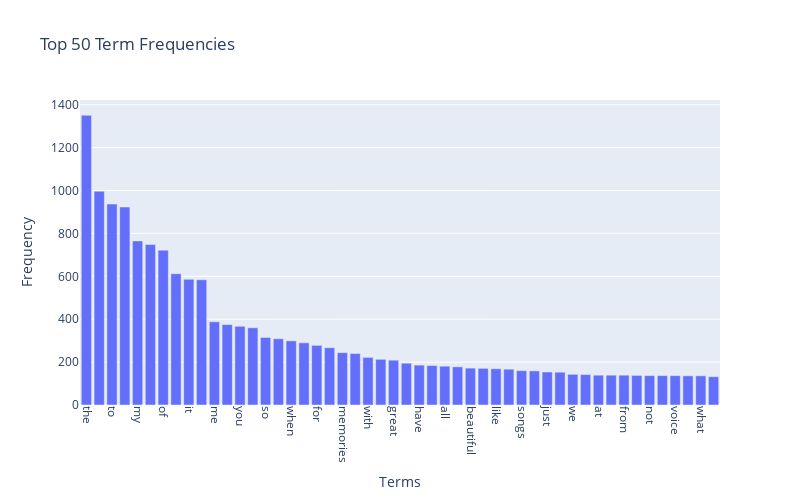

The cell this chart's notebook holds for it:
### Code cell
# Choose top 50 terms
import plotly.express as px
top_n_terms = 50

term_frequencies = np.asarray(X_counts.sum(axis=0))[0]
terms = count_vect.get_feature_names_out()
terms_with_freq = sorted(zip(terms, term_frequencies), key=lambda x: x[1], reverse=True)

top_terms = [term for term, freq in terms_with_freq[:top_n_terms]]
top_frequencies = [freq for term, freq in terms_with_freq[:top_n_terms]]

# Using Plotly 
df_plot = pd.DataFrame({"Term": top_terms, "Frequency": top_frequencies})

fig = px.bar(df_plot, x="Term", y="Frequency", title=f"Top {top_n_terms} Term Frequencies", 
             labels={"Term": "Terms", "Frequency": "Frequency"}, width=800, height=500)
fig.update_layout(xaxis=dict(tickangle=90))
fig.show()

### Figure 1 — Plotly figure (JSON) as saved in the notebook; plotly's stock layout.template omitted (floating-point values rounded to 4 significant figures)
{"data": [{"alignmentgroup": "True", "hovertemplate": "Terms=%{x}<br>Frequency=%{y}<extra></extra>", "legendgroup": "", "marker": {"color": "#636efa", "pattern": {"shape": ""}}, "name": "", "offsetgroup": "", "orientation": "v", "showlegend": false, "textposition": "auto", "type": "bar", "x": ["the", "this", "to", "and", "my", "song", "of", "in", "it", "was", "me", "is", "you", "that", "so", "love", "when", "back", "for", "music", "memories", "on", "with", "time", "great", "but", "have", "years", "all", "he", "beautiful", "as", "like", "one", "songs", "old", "just", "her", "we", "she", "at", "be", "from", "good", "not", "now", "voice", "can", "what", "remember"], "xaxis": "x", "y": [1351, 997, 937, 923, 765, 748, 722, 612, 586, 584, 388, 375, 367, 360, 315, 309, 299, 290, 278, 267, 244, 240, 222, 213, 209, 195, 186, 184, 181, 178, 172, 171, 169, 167, 160, 159, 154, 153, 143, 142, 139, 139, 139, 138, 137, 137, 137, 136, 136, 132], "yaxis": "y"}], "layout": {"barmode": "relative", "height": 500, "legend": {"tracegroupgap": 0}, "title": {"text": "Top 50 Term Frequencies"}, "width": 800, "xaxis": {"anchor": "y", "autorange": true, "domain": [0, 1], "range": [-0.5, 49.5], "tickangle": 90, "title": {"text": "Terms"}, "type": "category"}, "yaxis": {"anchor": "x", "autorange": true, "domain": [0, 1], "range": [0, 1422.0], "title": {"text": "Frequency"}, "type": "linear"}}}
